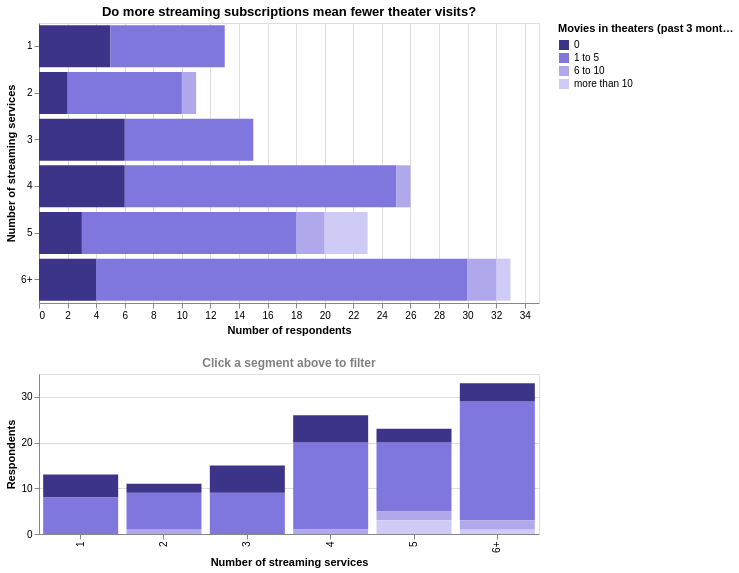

Notebook source saved alongside this figure:
### Code cell
df_vis3 = df[['# of Movies Seen in Theaters in Past 3 Months', 'Streaming Services']].copy()
df_vis3.columns = ['Theater', 'Services']

df_vis3['Num Services'] = df_vis3['Services'].apply(
    lambda x: len([s.strip() for s in str(x).split(',') if s.strip()])
)

def bin_services(n):
    if n <= 1: return '1'
    elif n == 2: return '2'
    elif n == 3: return '3'
    elif n == 4: return '4'
    elif n == 5: return '5'
    else: return '6+'

df_vis3['Services Bin'] = df_vis3['Num Services'].apply(bin_services)

theater_order = ['0', '1 to 5', '6 to 10', 'more than 10']
services_order = ['1', '2', '3', '4', '5', '6+']

df_vis3['Theater'] = pd.Categorical(df_vis3['Theater'], categories=theater_order, ordered=True)
df_vis3['Services Bin'] = pd.Categorical(df_vis3['Services Bin'], categories=services_order, ordered=True)

color_scale = alt.Scale(
    domain=theater_order,
    range=['#3C3489', '#7F77DD', '#AFA9EC', '#CECBF6']
)

select_theater = alt.selection_point(fields=['Theater'], on='click', empty=True)

# --- main stacked bar ---
bar = (
    alt.Chart(df_vis3)
    .mark_bar()
    .encode(
        y=alt.Y('Services Bin:O', title='Number of streaming services', sort=services_order),
        x=alt.X('count():Q', title='Number of respondents'),
        color=alt.Color('Theater:O', title='Movies in theaters (past 3 months)',
                        sort=theater_order, scale=color_scale),
        order=alt.Order('Theater:O', sort='ascending'),
    )
    .add_params(select_theater)
    .properties(
        title='Do more streaming subscriptions mean fewer theater visits?',
        width=500, height=280
    )
)

# opacity applied as a separate layer so it doesn't pollute the tooltip
bar = bar.encode(
    opacity=alt.condition(select_theater, alt.value(1.0), alt.value(0.25))
)

# --- detail chart ---
detail = (
    alt.Chart(df_vis3)
    .mark_bar()
    .encode(
        x=alt.X('Services Bin:O', title='Number of streaming services', sort=services_order),
        y=alt.Y('count():Q', title='Respondents'),
        color=alt.Color('Theater:O', sort=theater_order, scale=color_scale, legend=alt.Legend(title='Movies in theaters (past 3 months)')),
    )
    .transform_filter(select_theater)
    .properties(
        title=alt.TitleParams('Click a segment above to filter', fontSize=12, color='gray'),
        width=500, height=160
    )
)

combined = (bar & detail)
combined.save('vis3_streaming_vs_theater.html')
combined

### Figure 1 — Vega-Lite specification as saved in the notebook (floating-point values rounded to 4 significant figures)
{"config": {"view": {"continuousWidth": 300, "continuousHeight": 300}}, "vconcat": [{"mark": {"type": "bar"}, "encoding": {"color": {"field": "Theater", "scale": {"domain": ["0", "1 to 5", "6 to 10", "more than 10"], "range": ["#3C3489", "#7F77DD", "#AFA9EC", "#CECBF6"]}, "sort": ["0", "1 to 5", "6 to 10", "more than 10"], "title": "Movies in theaters (past 3 months)", "type": "ordinal"}, "opacity": {"condition": {"param": "param_2cd43759ca023211", "value": 1.0, "empty": true}, "value": 0.25}, "order": {"field": "Theater", "sort": "ascending", "type": "ordinal"}, "x": {"aggregate": "count", "title": "Number of respondents", "type": "quantitative"}, "y": {"field": "Services Bin", "sort": ["1", "2", "3", "4", "5", "6+"], "title": "Number of streaming services", "type": "ordinal"}}, "height": 280, "name": "view_81ae8d17137541dd_0", "title": "Do more streaming subscriptions mean fewer theater visits?", "width": 500}, {"mark": {"type": "bar"}, "encoding": {"color": {"field": "Theater", "legend": {"title": "Movies in theaters (past 3 months)"}, "scale": {"domain": ["0", "1 to 5", "6 to 10", "more than 10"], "range": ["#3C3489", "#7F77DD", "#AFA9EC", "#CECBF6"]}, "sort": ["0", "1 to 5", "6 to 10", "more than 10"], "type": "ordinal"}, "x": {"field": "Services Bin", "sort": ["1", "2", "3", "4", "5", "6+"], "title": "Number of streaming services", "type": "ordinal"}, "y": {"aggregate": "count", "title": "Respondents", "type": "quantitative"}}, "height": 160, "title": {"text": "Click a segment above to filter", "color": "gray", "fontSize": 12}, "transform": [{"filter": {"param": "param_2cd43759ca023211", "empty": true}}], "width": 500}], "data": {"name": "data-9786ceaf98925ee85bab6dd3a286d0a8"}, "params": [{"name": "param_2cd43759ca023211", "select": {"type": "point", "fields": ["Theater"], "on": "click"}, "views": ["view_81ae8d17137541dd_0"]}], "$schema": "https://vega.github.io/schema/vega-lite/v6.1.0.json", "datasets": {"data-9786ceaf98925ee85bab6dd3a286d0a8": [{"Theater": "6 to 10", "Services": "Netflix, Hulu, HBO Max, Disney+, AppleTV", "Num Services": 5, "Services Bin": "5"}, {"Theater": "0", "Services": "Netflix", "Num Services": 1, "Services Bin": "1"}, {"Theater": "more than 10", "Services": "Netflix, Hulu, HBO Max, Disney+, Peacock", "Num Services": 5, "Services Bin": "5"}, {"Theater": "6 to 10", "Services": "Netflix, Hulu", "Num Services": 2, "Services Bin": "2"}, {"Theater": "1 to 5", "Services": "Netflix, Hulu, HBO Max, Disney+, AppleTV, Peacock", "Num Services": 6, "Services Bin": "6+"}, {"Theater": "more than 10", "Services": "Netflix, Hulu, HBO Max, Disney+, Peacock", "Num Services": 5, "Services Bin": "5"}, {"Theater": "1 to 5", "Services": "Netflix, Hulu, HBO Max, Disney+", "Num Services": 4, "Services Bin": "4"}, {"Theater": "more than 10", "Services": "Netflix, Hulu, HBO Max, Peacock, Other", "Num Services": 5, "Services Bin": "5"}, {"Theater": "more than 10", "Services": "Netflix, Hulu, HBO Max, Disney+, AppleTV, Peacock, Other", "Num Services": 7, "Services Bin": "6+"}, {"Theater": "1 to 5", "Services": null, "Num Services": 1, "Services Bin": "1"}, {"Theater": "1 to 5", "Services": "Netflix, Hulu, HBO Max, Disney+, AppleTV", "Num Services": 5, "Services Bin": "5"}, {"Theater": "1 to 5", "Services": "Netflix, Hulu, HBO Max, Disney+, AppleTV, Peacock", "Num Services": 6, "Services Bin": "6+"}, {"Theater": "0", "Services": "Netflix, HBO Max, Disney+, AppleTV", "Num Services": 4, "Services Bin": "4"}, {"Theater": "1 to 5", "Services": "Netflix, Hulu, HBO Max, Disney+, AppleTV, Peacock", "Num Services": 6, "Services Bin": "6+"}, {"Theater": "0", "Services": "Netflix, Hulu, HBO Max, Disney+, AppleTV, Peacock", "Num Services": 6, "Services Bin": "6+"}, {"Theater": "1 to 5", "Services": "Netflix, Hulu, HBO Max, Disney+, AppleTV, Peacock", "Num Services": 6, "Services Bin": "6+"}, {"Theater": "1 to 5", "Services": "Netflix, Hulu, HBO Max, Disney+, AppleTV, Peacock", "Num Services": 6, "Services Bin": "6+"}, {"Theater": "1 to 5", "Services": "Netflix, Hulu, HBO Max, Disney+, Other", "Num Services": 5, "Services Bin": "5"}, {"Theater": "6 to 10", "Services": "Netflix, Hulu, HBO Max, Disney+, AppleTV, Peacock", "Num Services": 6, "Services Bin": "6+"}, {"Theater": "6 to 10", "Services": "Netflix, Hulu, Peacock, Other", "Num Services": 4, "Services Bin": "4"}, {"Theater": "0", "Services": "Netflix, Hulu, HBO Max, Disney+, AppleTV, Peacock", "Num Services": 6, "Services Bin": "6+"}, {"Theater": "0", "Services": "Netflix, Hulu, HBO Max, Disney+, AppleTV, Peacock", "Num Services": 6, "Services Bin": "6+"}, {"Theater": "1 to 5", "Services": "Netflix, Hulu, HBO Max, Disney+, AppleTV", "Num Services": 5, "Services Bin": "5"}, {"Theater": "1 to 5", "Services": "Netflix, HBO Max", "Num Services": 2, "Services Bin": "2"}, {"Theater": "1 to 5", "Services": "Netflix, Hulu", "Num Services": 2, "Services Bin": "2"}, {"Theater": "1 to 5", "Services": "Netflix, Hulu, HBO Max, Disney+, AppleTV, Peacock, Other", "Num Services": 7, "Services Bin": "6+"}, {"Theater": "0", "Services": "Netflix, Hulu, HBO Max, AppleTV, Other", "Num Services": 5, "Services Bin": "5"}, {"Theater": "1 to 5", "Services": "Netflix, HBO Max", "Num Services": 2, "Services Bin": "2"}, {"Theater": "1 to 5", "Services": "Netflix, Hulu, HBO Max, Disney+, AppleTV, Peacock", "Num Services": 6, "Services Bin": "6+"}, {"Theater": "1 to 5", "Services": "Netflix, Hulu, HBO Max, Disney+", "Num Services": 4, "Services Bin": "4"}, {"Theater": "1 to 5", "Services": "Netflix, Hulu, HBO Max, Disney+, AppleTV, Peacock, Other", "Num Services": 7, "Services Bin": "6+"}, {"Theater": "1 to 5", "Services": "Netflix, Hulu, HBO Max", "Num Services": 3, "Services Bin": "3"}, {"Theater": "1 to 5", "Services": "Peacock", "Num Services": 1, "Services Bin": "1"}, {"Theater": "1 to 5", "Services": "Netflix, Hulu, HBO Max, Disney+, AppleTV, Peacock, Other", "Num Services": 7, "Services Bin": "6+"}, {"Theater": "6 to 10", "Services": "Netflix, Hulu, HBO Max, Disney+, AppleTV, Peacock, Other", "Num Services": 7, "Services Bin": "6+"}, {"Theater": "1 to 5", "Services": null, "Num Services": 1, "Services Bin": "1"}, {"Theater": "1 to 5", "Services": "Netflix, Hulu, HBO Max, Disney+, AppleTV, Peacock", "Num Services": 6, "Services Bin": "6+"}, {"Theater": "1 to 5", "Services": "Netflix, Hulu, HBO Max, Disney+, AppleTV, Peacock", "Num Services": 6, "Services Bin": "6+"}, {"Theater": "1 to 5", "Services": "Netflix, Hulu, HBO Max, Disney+, AppleTV", "Num Services": 5, "Services Bin": "5"}, {"Theater": "1 to 5", "Services": "Netflix", "Num Services": 1, "Services Bin": "1"}, {"Theater": "1 to 5", "Services": "Netflix, Hulu, HBO Max, AppleTV", "Num Services": 4, "Services Bin": "4"}, {"Theater": "1 to 5", "Services": "Netflix, HBO Max, Disney+", "Num Services": 3, "Services Bin": "3"}, {"Theater": "1 to 5", "Services": "Netflix, Hulu, HBO Max, Disney+, AppleTV, Peacock, Other", "Num Services": 7, "Services Bin": "6+"}, {"Theater": "0", "Services": "Netflix, HBO Max", "Num Services": 2, "Services Bin": "2"}, {"Theater": "0", "Services": "Netflix, Hulu, Peacock", "Num Services": 3, "Services Bin": "3"}, {"Theater": "1 to 5", "Services": "Netflix, Hulu, HBO Max, Disney+", "Num Services": 4, "Services Bin": "4"}, {"Theater": "0", "Services": "Netflix, HBO Max, AppleTV", "Num Services": 3, "Services Bin": "3"}, {"Theater": "1 to 5", "Services": "Netflix, Hulu, HBO Max, Peacock", "Num Services": 4, "Services Bin": "4"}, {"Theater": "1 to 5", "Services": "Netflix, HBO Max, AppleTV", "Num Services": 3, "Services Bin": "3"}, {"Theater": "1 to 5", "Services": "Netflix, Hulu, HBO Max, Disney+, Peacock, Other", "Num Services": 6, "Services Bin": "6+"}, {"Theater": "1 to 5", "Services": "Netflix, Hulu, HBO Max, AppleTV, Peacock", "Num Services": 5, "Services Bin": "5"}, {"Theater": "1 to 5", "Services": "Netflix, Hulu, HBO Max", "Num Services": 3, "Services Bin": "3"}, {"Theater": "1 to 5", "Services": null, "Num Services": 1, "Services Bin": "1"}, {"Theater": "0", "Services": null, "Num Services": 1, "Services Bin": "1"}, {"Theater": "1 to 5", "Services": "Netflix, HBO Max, Disney+, Other", "Num Services": 4, "Services Bin": "4"}, {"Theater": "1 to 5", "Services": "HBO Max, Disney+, AppleTV, Other", "Num Services": 4, "Services Bin": "4"}, {"Theater": "1 to 5", "Services": null, "Num Services": 1, "Services Bin": "1"}, {"Theater": "0", "Services": "Netflix, HBO Max, Disney+", "Num Services": 3, "Services Bin": "3"}, {"Theater": "1 to 5", "Services": "Netflix, Hulu, Disney+, AppleTV, Peacock", "Num Services": 5, "Services Bin": "5"}, {"Theater": "1 to 5", "Services": "Netflix, Hulu", "Num Services": 2, "Services Bin": "2"}, {"Theater": "1 to 5", "Services": "Netflix, Hulu, HBO Max, Disney+, AppleTV, Peacock", "Num Services": 6, "Services Bin": "6+"}, {"Theater": "1 to 5", "Services": "Hulu, HBO Max, Disney+, Peacock", "Num Services": 4, "Services Bin": "4"}, {"Theater": "1 to 5", "Services": "Netflix, Hulu, HBO Max, Disney+, AppleTV, Peacock", "Num Services": 6, "Services Bin": "6+"}, {"Theater": "1 to 5", "Services": "Netflix, Hulu, HBO Max, Disney+, None", "Num Services": 5, "Services Bin": "5"}, {"Theater": "1 to 5", "Services": "Netflix, Hulu, Disney+, AppleTV", "Num Services": 4, "Services Bin": "4"}, {"Theater": "1 to 5", "Services": "Netflix, Hulu, HBO Max, Disney+, AppleTV, Peacock", "Num Services": 6, "Services Bin": "6+"}, {"Theater": "1 to 5", "Services": "Netflix, Hulu, HBO Max, AppleTV, Peacock, Other", "Num Services": 6, "Services Bin": "6+"}, {"Theater": "1 to 5", "Services": "Netflix, HBO Max, Other", "Num Services": 3, "Services Bin": "3"}, {"Theater": "1 to 5", "Services": "Netflix, Hulu, HBO Max, Disney+, AppleTV, Peacock", "Num Services": 6, "Services Bin": "6+"}, {"Theater": "0", "Services": "Netflix, Hulu, Disney+, Peacock", "Num Services": 4, "Services Bin": "4"}, {"Theater": "1 to 5", "Services": "Netflix, HBO Max, Disney+", "Num Services": 3, "Services Bin": "3"}, {"Theater": "1 to 5", "Services": "Netflix, Hulu, HBO Max, Disney+, AppleTV, Peacock", "Num Services": 6, "Services Bin": "6+"}, {"Theater": "1 to 5", "Services": "Netflix, Hulu, HBO Max, AppleTV, Peacock", "Num Services": 5, "Services Bin": "5"}, {"Theater": "1 to 5", "Services": "Netflix, Hulu, Disney+, Peacock", "Num Services": 4, "Services Bin": "4"}, {"Theater": "1 to 5", "Services": "Netflix, HBO Max", "Num Services": 2, "Services Bin": "2"}, {"Theater": "6 to 10", "Services": "Netflix, Hulu, HBO Max, Disney+, AppleTV", "Num Services": 5, "Services Bin": "5"}, {"Theater": "1 to 5", "Services": "Netflix, Hulu, HBO Max, Disney+", "Num Services": 4, "Services Bin": "4"}, {"Theater": "0", "Services": "Netflix, Hulu, AppleTV", "Num Services": 3, "Services Bin": "3"}, {"Theater": "1 to 5", "Services": "Netflix, Hulu, HBO Max, Disney+, AppleTV, Peacock", "Num Services": 6, "Services Bin": "6+"}, {"Theater": "0", "Services": "Netflix, Hulu, Disney+, Other", "Num Services": 4, "Services Bin": "4"}, {"Theater": "0", "Services": "Netflix, HBO Max, Disney+", "Num Services": 3, "Services Bin": "3"}, {"Theater": "0", "Services": "Netflix, Hulu, HBO Max, Disney+, AppleTV, Other", "Num Services": 6, "Services Bin": "6+"}, {"Theater": "0", "Services": null, "Num Services": 1, "Services Bin": "1"}, {"Theater": "1 to 5", "Services": "Netflix, Disney+, Other", "Num Services": 3, "Services Bin": "3"}, {"Theater": "1 to 5", "Services": "Netflix, Hulu, HBO Max, Disney+, Other", "Num Services": 5, "Services Bin": "5"}, {"Theater": "1 to 5", "Services": "Netflix, Hulu, HBO Max, Disney+", "Num Services": 4, "Services Bin": "4"}, {"Theater": "1 to 5", "Services": "Netflix, HBO Max, AppleTV, None", "Num Services": 4, "Services Bin": "4"}, {"Theater": "1 to 5", "Services": "Netflix, Hulu, HBO Max, Disney+, AppleTV, Peacock, Other", "Num Services": 7, "Services Bin": "6+"}, {"Theater": "1 to 5", "Services": "Netflix, Hulu, HBO Max, Disney+, Other", "Num Services": 5, "Services Bin": "5"}, {"Theater": "1 to 5", "Services": "Netflix, Hulu, HBO Max, Disney+", "Num Services": 4, "Services Bin": "4"}, {"Theater": "1 to 5", "Services": "Netflix, HBO Max, Disney+, AppleTV", "Num Services": 4, "Services Bin": "4"}, {"Theater": "1 to 5", "Services": "Netflix, Hulu, HBO Max, Disney+, AppleTV, Peacock", "Num Services": 6, "Services Bin": "6+"}, {"Theater": "0", "Services": "Netflix, Hulu, HBO Max, Disney+, AppleTV", "Num Services": 5, "Services Bin": "5"}, {"Theater": "1 to 5", "Services": "Netflix, Hulu, HBO Max, Disney+, AppleTV", "Num Services": 5, "Services Bin": "5"}, {"Theater": "1 to 5", "Services": "Netflix, Hulu, HBO Max, Disney+, Peacock", "Num Services": 5, "Services Bin": "5"}, {"Theater": "1 to 5", "Services": "HBO Max", "Num Services": 1, "Services Bin": "1"}, {"Theater": "0", "Services": "Netflix, Hulu, HBO Max, Disney+", "Num Services": 4, "Services Bin": "4"}, {"Theater": "1 to 5", "Services": "Netflix, Peacock", "Num Services": 2, "Services Bin": "2"}, {"Theater": "1 to 5", "Services": "Netflix, Hulu, HBO Max, Disney+, AppleTV", "Num Services": 5, "Services Bin": "5"}, {"Theater": "1 to 5", "Services": "Netflix, Hulu, HBO Max, AppleTV", "Num Services": 4, "Services Bin": "4"}, {"Theater": "0", "Services": "Netflix, Hulu, HBO Max, Disney+", "Num Services": 4, "Services Bin": "4"}, {"Theater": "1 to 5", "Services": "Netflix, HBO Max, Disney+, AppleTV, Peacock", "Num Services": 5, "Services Bin": "5"}, {"Theater": "0", "Services": "Netflix, Other", "Num Services": 2, "Services Bin": "2"}, {"Theater": "1 to 5", "Services": "Netflix, Hulu, HBO Max, Disney+, Peacock, Other", "Num Services": 6, "Services Bin": "6+"}, {"Theater": "0", "Services": "Hulu, HBO Max, AppleTV", "Num Services": 3, "Services Bin": "3"}, {"Theater": "1 to 5", "Services": "Netflix, Hulu, HBO Max, Disney+, AppleTV, Peacock, Other", "Num Services": 7, "Services Bin": "6+"}, {"Theater": "1 to 5", "Services": "Netflix, Hulu, HBO Max, Disney+", "Num Services": 4, "Services Bin": "4"}, {"Theater": "1 to 5", "Services": "Netflix, HBO Max", "Num Services": 2, "Services Bin": "2"}, {"Theater": "1 to 5", "Services": "Netflix, Hulu, AppleTV, Peacock", "Num Services": 4, "Services Bin": "4"}, {"Theater": "0", "Services": "Netflix", "Num Services": 1, "Services Bin": "1"}, {"Theater": "1 to 5", "Services": "Netflix, Hulu, HBO Max, Disney+", "Num Services": 4, "Services Bin": "4"}, {"Theater": "0", "Services": "Netflix, Hulu, HBO Max, Disney+", "Num Services": 4, "Services Bin": "4"}, {"Theater": "0", "Services": "Netflix, Hulu, HBO Max, AppleTV, Other", "Num Services": 5, "Services Bin": "5"}, {"Theater": "1 to 5", "Services": "Netflix, Hulu, HBO Max, Disney+, AppleTV, Peacock, Other", "Num Services": 7, "Services Bin": "6+"}, {"Theater": "1 to 5", "Services": "Netflix, Hulu", "Num Services": 2, "Services Bin": "2"}, {"Theater": "0", "Services": "Netflix", "Num Services": 1, "Services Bin": "1"}, {"Theater": "1 to 5", "Services": "Netflix, Hulu, HBO Max, Disney+, AppleTV, Peacock", "Num Services": 6, "Services Bin": "6+"}, {"Theater": "1 to 5", "Services": "Netflix", "Num Services": 1, "Services Bin": "1"}, {"Theater": "1 to 5", "Services": "Netflix, Disney+, AppleTV", "Num Services": 3, "Services Bin": "3"}, {"Theater": "1 to 5", "Services": "Netflix, HBO Max, AppleTV", "Num Services": 3, "Services Bin": "3"}, {"Theater": "1 to 5", "Services": "Netflix, Hulu, HBO Max, AppleTV, Peacock", "Num Services": 5, "Services Bin": "5"}]}}
